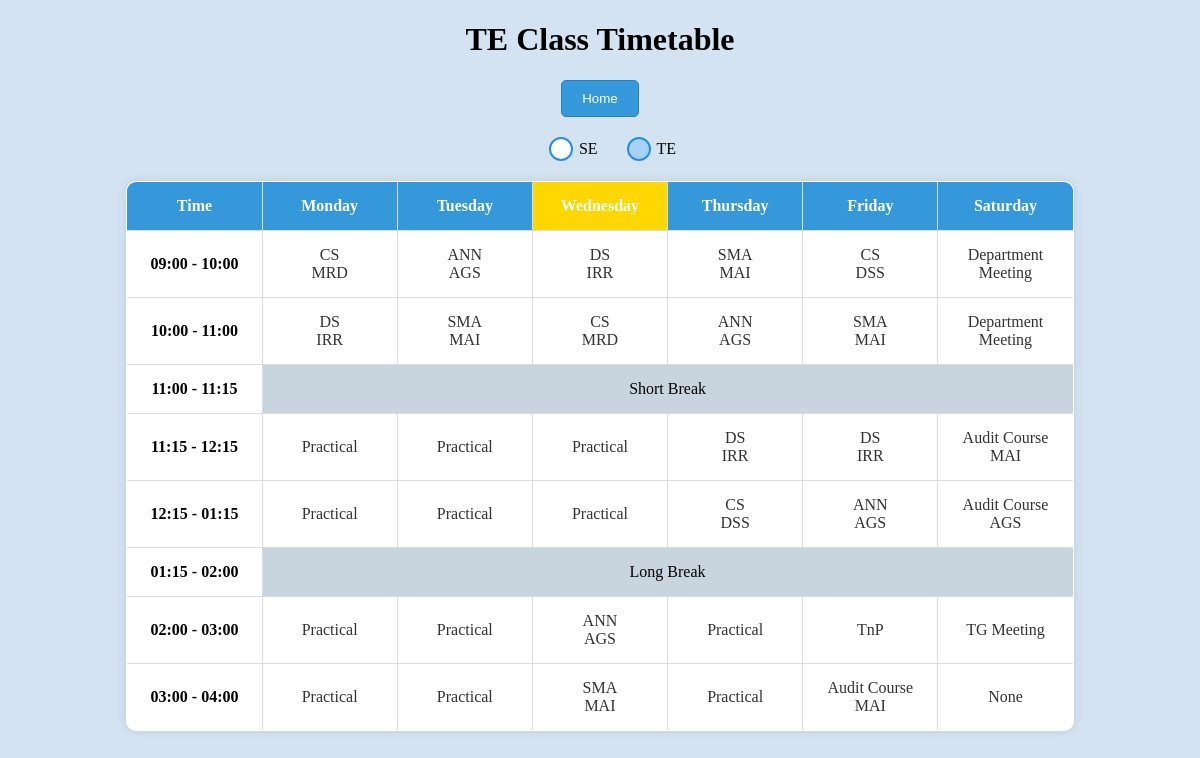
/ainds_te_tt (signed in), run on the app's committed database.
### tables this page shows
CREATE TABLE "AInDS_TE_TT" (
    id INTEGER PRIMARY KEY,
    day TEXT NOT NULL,
    time_slot TEXT NOT NULL,
    subject TEXT,
    instructor TEXT,
    room TEXT,
    UNIQUE (day, time_slot)
);

### app.py (the view)
@app.route('/ainds_te_tt')
def ainds_te_tt():
        if 'admin_username' not in session:
            return redirect(url_for('admin_login'))
        timetable_data = query_db('SELECT * FROM AInDS_TE_TT ORDER BY day, time_slot')
        return render_template('ainds_te_tt.html',timetable_data = timetable_data)

### app.py (called while the page is built)
def get_db():
    db = getattr(g, '_database', None)
    if db is None:
        db = g._database = sqlite3.connect(app.config['DATABASE'])
        db.row_factory = sqlite3.Row
    return db

def query_db(query, args=(), one=False):
    cur = get_db().execute(query, args)
    result = cur.fetchall()
    cur.close()
    column_names = [column[0] for column in cur.description]
    if not result:
        return None
    if one:
        return dict(zip(column_names, result[0]))
    return [dict(zip(column_names, row)) for row in result]

### templates/ainds_te_tt.html (shortened to what this page needs)
<!DOCTYPE html>
<html lang="en">
<head>
</head>
<body>
  <h1>TE Class Timetable</h1>
  <button class="home-button" onclick="redirectToAdminOptions()">Home</button>
  <div class="toggles">
    <label for="seRadio">SE</label>
    <label for="teRadio">TE</label>
  </div>
  <div class="table-container te-table active">
    <table border="1" class="timetable-table">
      <tr>
        <th>Time</th>
        <th>Monday</th>
        <th>Tuesday</th>
        <th>Wednesday</th>
        <th>Thursday</th>
        <th>Friday</th>
        <th>Saturday</th>
      </tr>
      {% for time_slot in ['09:00 - 10:00', '10:00 - 11:00', '11:00 - 11:15', '11:15 - 12:15', '12:15 - 01:15', '01:15 - 02:00', '02:00 - 03:00','03:00 - 04:00'] %}
      <tr>
        <td>{{ time_slot }}</td>
        {% for day in ['Monday', 'Tuesday', 'Wednesday', 'Thursday', 'Friday', 'Saturday'] %}
          {% if time_slot == '11:00 - 11:15' or time_slot == '01:15 - 02:00' %}
            {% if day == 'Monday' %}
              <td colspan="6" style="background-color: rgb(200, 212, 222); text-align: center;">
                {% if time_slot == '11:00 - 11:15' %}
                  Short Break
                {% elif time_slot == '01:15 - 02:00' %}
                  Long Break
                {% endif %}
              </td>
            {% endif %}
          {% else %}
            <td>
              {% for entry in timetable_data %}
                {% if entry.day == day and entry.time_slot == time_slot %}
                  {% if entry.instructor is not none %}
                    <a onclick='confirmNavigation("{{ entry.subject }}", "{{ entry.instructor }}", "{{ entry.time_slot }}")'>
                      {{ entry.subject }} <br>
                      {{ entry.instructor }} <br>
                    </a>
                  {% else %}
                    <a onclick='confirmNavigation("{{ entry.subject }}", null, "{{ entry.time_slot }}")'>
                      {{ entry.subject }} <br>
                    </a>
                  {% endif %}
                {% endif %}
              {% endfor %}
            </td>
          {% endif %}
        {% endfor %}
      </tr>
      {% endfor %}
    </table>
  </div>
</body>
</html>

### templates/ainds_te_tt.html (style rules this page uses)
h1 { text-align: center; }
body { background-color: #D3E3F1; }
table { border-collapse: collapse; width: 50%; margin: auto; background-color: #fff; }
th, td { text-align: center; padding: 8px 0px 8px 0px; border: 1px solid black; }
td { transition: background-color 0.3s ease-in-out; width: 80px; }
tr>td:nth-child(1) { font-weight: bold; }
a { text-decoration: none; color: inherit; cursor: pointer; display: block; }
.table-container { display: none; transition: opacity 0.5s ease-in-out; }
.table-container.active { display: block; }
input[type="radio"]+label { position: relative; padding-left: 30px; cursor: pointer; display: inline-block; line-height: 24px; font-size: 16px; }
input[type="radio"]+label:before { content: ""; position: absolute; left: 0; top: 50%; transform: translateY(-50%); width: 20px; height: 20px; border: 2px solid rgb(37, 141, 233); background-color: #fff; border-radius: 50%; transition: background-color 0.3s ease-in-out; }
input[type="radio"]:checked+label:before { background-color: rgb(167, 209, 246); }
.toggles { margin: 20px; text-align: center; }
.home-button { display: block; margin: 20px auto; padding: 10px 20px; text-align: center; text-decoration: none; color: #fff; background-color: #3498db; border: 1px solid #2980b9; border-radius: 5px; cursor: pointer; transition: background-color 0.3s ease-in-out; }
table { border-collapse: collapse; width: 80%; margin: auto; background-color: #fff; margin-top: 20px; border-radius: 10px; overflow: hidden; box-shadow: 0 0 10px rgba(0, 0, 0, 0.1); }
th, td { text-align: center; padding: 15px 10px; border: 1px solid #ddd; }
th { background-color: #3498db; color: #fff; }
td { transition: background-color 0.3s ease-in-out; }
td a { color: #333; text-decoration: none; display: block; }
th.current-day { background-color: #FFD700; }

### data on the page
AInDS_TE_TT: subject "CS", instructor "MRD"
AInDS_TE_TT: subject "ANN", instructor "AGS"
AInDS_TE_TT: subject "DS", instructor "IRR"
AInDS_TE_TT: subject "SMA", instructor "MAI"
AInDS_TE_TT: subject "CS", instructor "DSS"
AInDS_TE_TT: subject "Department Meeting"
AInDS_TE_TT: subject "DS", instructor "IRR"
AInDS_TE_TT: subject "SMA", instructor "MAI"
AInDS_TE_TT: subject "CS", instructor "MRD"
AInDS_TE_TT: subject "ANN", instructor "AGS"
AInDS_TE_TT: subject "SMA", instructor "MAI"
AInDS_TE_TT: subject "Department Meeting"
AInDS_TE_TT: subject "Practical"
AInDS_TE_TT: subject "Practical"
AInDS_TE_TT: subject "Practical"
AInDS_TE_TT: subject "DS", instructor "IRR"
AInDS_TE_TT: subject "DS", instructor "IRR"
AInDS_TE_TT: subject "Audit Course", instructor "MAI"
AInDS_TE_TT: subject "Practical"
AInDS_TE_TT: subject "Practical"
AInDS_TE_TT: subject "Practical"
AInDS_TE_TT: subject "CS", instructor "DSS"
AInDS_TE_TT: subject "ANN", instructor "AGS"
AInDS_TE_TT: subject "Audit Course", instructor "AGS"
AInDS_TE_TT: subject "Practical"
AInDS_TE_TT: subject "Practical"
AInDS_TE_TT: subject "ANN", instructor "AGS"
AInDS_TE_TT: subject "Practical"
AInDS_TE_TT: subject "TnP"
AInDS_TE_TT: subject "TG Meeting"
AInDS_TE_TT: subject "Practical"
AInDS_TE_TT: subject "Practical"
AInDS_TE_TT: subject "SMA", instructor "MAI"
AInDS_TE_TT: subject "Practical"
AInDS_TE_TT: subject "Audit Course", instructor "MAI"
AInDS_TE_TT: subject "None"

### other printed values
{{ time_slot }} "09:00 - 10:00" "10:00 - 11:00" "11:00 - 11:15" "11:15 - 12:15" "12:15 - 01:15" "01:15 - 02:00" "02:00 - 03:00" "03:00 - 04:00"
